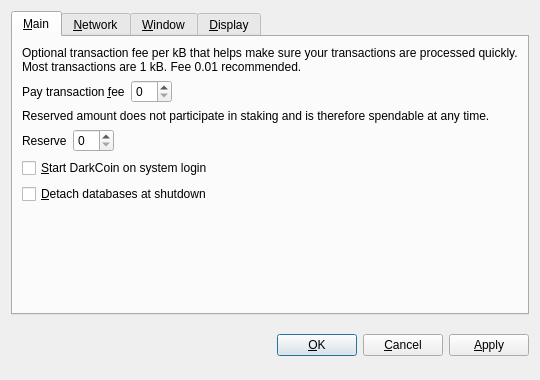
<?xml version="1.0" encoding="UTF-8"?>
<ui version="4.0">
 <class>OptionsDialog</class>
 <widget class="QDialog" name="OptionsDialog">
  <property name="geometry">
   <rect>
    <x>0</x>
    <y>0</y>
    <width>540</width>
    <height>380</height>
   </rect>
  </property>
  <property name="windowTitle">
   <string>Options</string>
  </property>
  <property name="modal">
   <bool>true</bool>
  </property>
  <layout class="QVBoxLayout" name="verticalLayout">
   <item>
    <widget class="QTabWidget" name="tabWidget">
     <property name="tabPosition">
      <enum>QTabWidget::North</enum>
     </property>
     <property name="currentIndex">
      <number>0</number>
     </property>
     <widget class="QWidget" name="tabMain">
      <attribute name="title">
       <string>&amp;Main</string>
      </attribute>
      <layout class="QVBoxLayout" name="verticalLayout_Main">
       <item>
        <widget class="QLabel" name="transactionFeeInfoLabel">
         <property name="text">
          <string>Optional transaction fee per kB that helps make sure your transactions are processed quickly. Most transactions are 1 kB. Fee 0.01 recommended.</string>
         </property>
         <property name="textFormat">
          <enum>Qt::PlainText</enum>
         </property>
         <property name="wordWrap">
          <bool>true</bool>
         </property>
        </widget>
       </item>
       <item>
        <layout class="QHBoxLayout" name="horizontalLayoutFee">
         <item>
          <widget class="QLabel" name="transactionFeeLabel">
           <property name="text">
            <string>Pay transaction &amp;fee</string>
           </property>
           <property name="textFormat">
            <enum>Qt::PlainText</enum>
           </property>
           <property name="buddy">
            <cstring>transactionFee</cstring>
           </property>
          </widget>
         </item>
         <item>
          <widget class="BitcoinAmountField" name="transactionFee"/>
         </item>
         <item>
          <spacer name="horizontalSpacerFee">
           <property name="orientation">
            <enum>Qt::Horizontal</enum>
           </property>
           <property name="sizeHint" stdset="0">
            <size>
             <width>40</width>
             <height>20</height>
            </size>
           </property>
          </spacer>
         </item>
        </layout>
       </item>
       <item>
        <widget class="QLabel" name="reserveBalanceInfoLabel">
         <property name="text">
          <string>Reserved amount does not participate in staking and is therefore spendable at any time.</string>
         </property>
         <property name="textFormat">
          <enum>Qt::PlainText</enum>
         </property>
         <property name="wordWrap">
          <bool>true</bool>
         </property>
        </widget>
       </item>
       <item>
        <layout class="QHBoxLayout" name="horizontalLayoutReserveBalance">
         <item>
          <widget class="QLabel" name="reserveBalanceLabel">
           <property name="text">
            <string>Reserve</string>
           </property>
           <property name="textFormat">
            <enum>Qt::PlainText</enum>
           </property>
           <property name="buddy">
            <cstring>reserveBalance</cstring>
           </property>
          </widget>
         </item>
         <item>
          <widget class="BitcoinAmountField" name="reserveBalance"/>
         </item>
         <item>
          <spacer name="horizontalSpacerReserveBalance">
           <property name="orientation">
            <enum>Qt::Horizontal</enum>
           </property>
           <property name="sizeHint" stdset="0">
            <size>
             <width>40</width>
             <height>20</height>
            </size>
           </property>
          </spacer>
         </item>
        </layout>
       </item>
       <item>
        <widget class="QCheckBox" name="bitcoinAtStartup">
         <property name="toolTip">
          <string>Automatically start DarkCoin after logging in to the system.</string>
         </property>
         <property name="text">
          <string>&amp;Start DarkCoin on system login</string>
         </property>
        </widget>
       </item>
       <item>
        <widget class="QCheckBox" name="detachDatabases">
         <property name="toolTip">
          <string>Detach block and address databases at shutdown. This means they can be moved to another data directory, but it slows down shutdown. The wallet is always detached.</string>
         </property>
         <property name="text">
          <string>&amp;Detach databases at shutdown</string>
         </property>
        </widget>
       </item>
       <item>
        <spacer name="verticalSpacer_Main">
         <property name="orientation">
          <enum>Qt::Vertical</enum>
         </property>
         <property name="sizeHint" stdset="0">
          <size>
           <width>20</width>
           <height>40</height>
          </size>
         </property>
        </spacer>
       </item>
      </layout>
     </widget>
     <widget class="QWidget" name="tabNetwork">
      <attribute name="title">
       <string>&amp;Network</string>
      </attribute>
      <layout class="QVBoxLayout" name="verticalLayout_Network">
       <item>
        <widget class="QCheckBox" name="mapPortUpnp">
         <property name="toolTip">
          <string>Automatically open the DarkCoin client port on the router. This only works when your router supports UPnP and it is enabled.</string>
         </property>
         <property name="text">
          <string>Map port using &amp;UPnP</string>
         </property>
        </widget>
       </item>
       <item>
        <widget class="QCheckBox" name="connectSocks">
         <property name="toolTip">
          <string>Connect to the DarkCoin network through a SOCKS proxy (e.g. when connecting through Tor).</string>
         </property>
         <property name="text">
          <string>&amp;Connect through SOCKS proxy:</string>
         </property>
        </widget>
       </item>
       <item>
        <layout class="QHBoxLayout" name="horizontalLayout_Network">
         <item>
          <widget class="QLabel" name="proxyIpLabel">
           <property name="text">
            <string>Proxy &amp;IP:</string>
           </property>
           <property name="textFormat">
            <enum>Qt::PlainText</enum>
           </property>
           <property name="buddy">
            <cstring>proxyIp</cstring>
           </property>
          </widget>
         </item>
         <item>
          <widget class="QValidatedLineEdit" name="proxyIp">
           <property name="maximumSize">
            <size>
             <width>140</width>
             <height>16777215</height>
            </size>
           </property>
           <property name="toolTip">
            <string>IP address of the proxy (e.g. 127.0.0.1)</string>
           </property>
          </widget>
         </item>
         <item>
          <widget class="QLabel" name="proxyPortLabel">
           <property name="text">
            <string>&amp;Port:</string>
           </property>
           <property name="textFormat">
            <enum>Qt::PlainText</enum>
           </property>
           <property name="buddy">
            <cstring>proxyPort</cstring>
           </property>
          </widget>
         </item>
         <item>
          <widget class="QLineEdit" name="proxyPort">
           <property name="maximumSize">
            <size>
             <width>55</width>
             <height>16777215</height>
            </size>
           </property>
           <property name="toolTip">
            <string>Port of the proxy (e.g. 9050)</string>
           </property>
          </widget>
         </item>
         <item>
          <widget class="QLabel" name="socksVersionLabel">
           <property name="text">
            <string>SOCKS &amp;Version:</string>
           </property>
           <property name="textFormat">
            <enum>Qt::PlainText</enum>
           </property>
           <property name="buddy">
            <cstring>socksVersion</cstring>
           </property>
          </widget>
         </item>
         <item>
          <widget class="QValueComboBox" name="socksVersion">
           <property name="toolTip">
            <string>SOCKS version of the proxy (e.g. 5)</string>
           </property>
          </widget>
         </item>
         <item>
          <spacer name="horizontalSpacer_Network">
           <property name="orientation">
            <enum>Qt::Horizontal</enum>
           </property>
           <property name="sizeHint" stdset="0">
            <size>
             <width>40</width>
             <height>20</height>
            </size>
           </property>
          </spacer>
         </item>
        </layout>
       </item>
       <item>
        <spacer name="verticalSpacer_Network">
         <property name="orientation">
          <enum>Qt::Vertical</enum>
         </property>
         <property name="sizeHint" stdset="0">
          <size>
           <width>20</width>
           <height>40</height>
          </size>
         </property>
        </spacer>
       </item>
      </layout>
     </widget>
     <widget class="QWidget" name="tabWindow">
      <attribute name="title">
       <string>&amp;Window</string>
      </attribute>
      <layout class="QVBoxLayout" name="verticalLayout_Window">
       <item>
        <widget class="QCheckBox" name="minimizeToTray">
         <property name="toolTip">
          <string>Show only a tray icon after minimizing the window.</string>
         </property>
         <property name="text">
          <string>&amp;Minimize to the tray instead of the taskbar</string>
         </property>
        </widget>
       </item>
       <item>
        <widget class="QCheckBox" name="minimizeOnClose">
         <property name="toolTip">
          <string>Minimize instead of exit the application when the window is closed. When this option is enabled, the application will be closed only after selecting Quit in the menu.</string>
         </property>
         <property name="text">
          <string>M&amp;inimize on close</string>
         </property>
        </widget>
       </item>
       <item>
        <spacer name="verticalSpacer_Window">
         <property name="orientation">
          <enum>Qt::Vertical</enum>
         </property>
         <property name="sizeHint" stdset="0">
          <size>
           <width>20</width>
           <height>40</height>
          </size>
         </property>
        </spacer>
       </item>
      </layout>
     </widget>
     <widget class="QWidget" name="tabDisplay">
      <attribute name="title">
       <string>&amp;Display</string>
      </attribute>
      <layout class="QVBoxLayout" name="verticalLayout_Display">
       <item>
        <layout class="QHBoxLayout" name="horizontalLayout_1_Display">
         <item>
          <widget class="QLabel" name="langLabel">
           <property name="text">
            <string>User Interface &amp;language:</string>
           </property>
           <property name="textFormat">
            <enum>Qt::PlainText</enum>
           </property>
           <property name="buddy">
            <cstring>lang</cstring>
           </property>
          </widget>
         </item>
         <item>
          <widget class="QValueComboBox" name="lang">
           <property name="toolTip">
            <string>The user interface language can be set here. This setting will take effect after restarting DarkCoin.</string>
           </property>
          </widget>
         </item>
        </layout>
       </item>
       <item>
        <layout class="QHBoxLayout" name="horizontalLayout_2_Display">
         <item>
          <widget class="QLabel" name="unitLabel">
           <property name="text">
            <string>&amp;Unit to show amounts in:</string>
           </property>
           <property name="textFormat">
            <enum>Qt::PlainText</enum>
           </property>
           <property name="buddy">
            <cstring>unit</cstring>
           </property>
          </widget>
         </item>
         <item>
          <widget class="QValueComboBox" name="unit">
           <property name="toolTip">
            <string>Choose the default subdivision unit to show in the interface and when sending coins.</string>
           </property>
          </widget>
         </item>
        </layout>
       </item>
       <item>
        <widget class="QCheckBox" name="displayAddresses">
         <property name="toolTip">
          <string>Whether to show DarkCoin addresses in the transaction list or not.</string>
         </property>
         <property name="text">
          <string>&amp;Display addresses in transaction list</string>
         </property>
        </widget>
       </item>
       <item>
        <widget class="QCheckBox" name="coinControlFeatures">
         <property name="toolTip">
          <string>Whether to show coin control features or not.</string>
         </property>
         <property name="text">
          <string>Display coin &amp;control features (experts only!)</string>
         </property>
        </widget>
       </item>
       <item>
        <spacer name="verticalSpacer_Display">
         <property name="orientation">
          <enum>Qt::Vertical</enum>
         </property>
         <property name="sizeHint" stdset="0">
          <size>
           <width>20</width>
           <height>40</height>
          </size>
         </property>
        </spacer>
       </item>
      </layout>
     </widget>
    </widget>
   </item>
   <item>
    <layout class="QHBoxLayout" name="horizontalLayout_Buttons">
     <item>
      <spacer name="horizontalSpacer_1">
       <property name="orientation">
        <enum>Qt::Horizontal</enum>
       </property>
       <property name="sizeHint" stdset="0">
        <size>
         <width>40</width>
         <height>48</height>
        </size>
       </property>
      </spacer>
     </item>
     <item>
      <widget class="QLabel" name="statusLabel">
       <property name="font">
        <font>
         <weight>75</weight>
         <bold>true</bold>
        </font>
       </property>
       <property name="text">
        <string/>
       </property>
       <property name="textFormat">
        <enum>Qt::PlainText</enum>
       </property>
       <property name="wordWrap">
        <bool>true</bool>
       </property>
      </widget>
     </item>
     <item>
      <spacer name="horizontalSpacer_2">
       <property name="orientation">
        <enum>Qt::Horizontal</enum>
       </property>
       <property name="sizeHint" stdset="0">
        <size>
         <width>40</width>
         <height>48</height>
        </size>
       </property>
      </spacer>
     </item>
     <item>
      <widget class="QPushButton" name="okButton">
       <property name="text">
        <string>&amp;OK</string>
       </property>
      </widget>
     </item>
     <item>
      <widget class="QPushButton" name="cancelButton">
       <property name="text">
        <string>&amp;Cancel</string>
       </property>
       <property name="autoDefault">
        <bool>false</bool>
       </property>
      </widget>
     </item>
     <item>
      <widget class="QPushButton" name="applyButton">
       <property name="text">
        <string>&amp;Apply</string>
       </property>
       <property name="autoDefault">
        <bool>false</bool>
       </property>
      </widget>
     </item>
    </layout>
   </item>
  </layout>
 </widget>
 <customwidgets>
  <customwidget>
   <class>BitcoinAmountField</class>
   <extends>QSpinBox</extends>
   <header>bitcoinamountfield.h</header>
  </customwidget>
  <customwidget>
   <class>QValueComboBox</class>
   <extends>QComboBox</extends>
   <header>qvaluecombobox.h</header>
  </customwidget>
  <customwidget>
   <class>QValidatedLineEdit</class>
   <extends>QLineEdit</extends>
   <header>qvalidatedlineedit.h</header>
  </customwidget>
 </customwidgets>
 <resources/>
 <connections/>
</ui>
